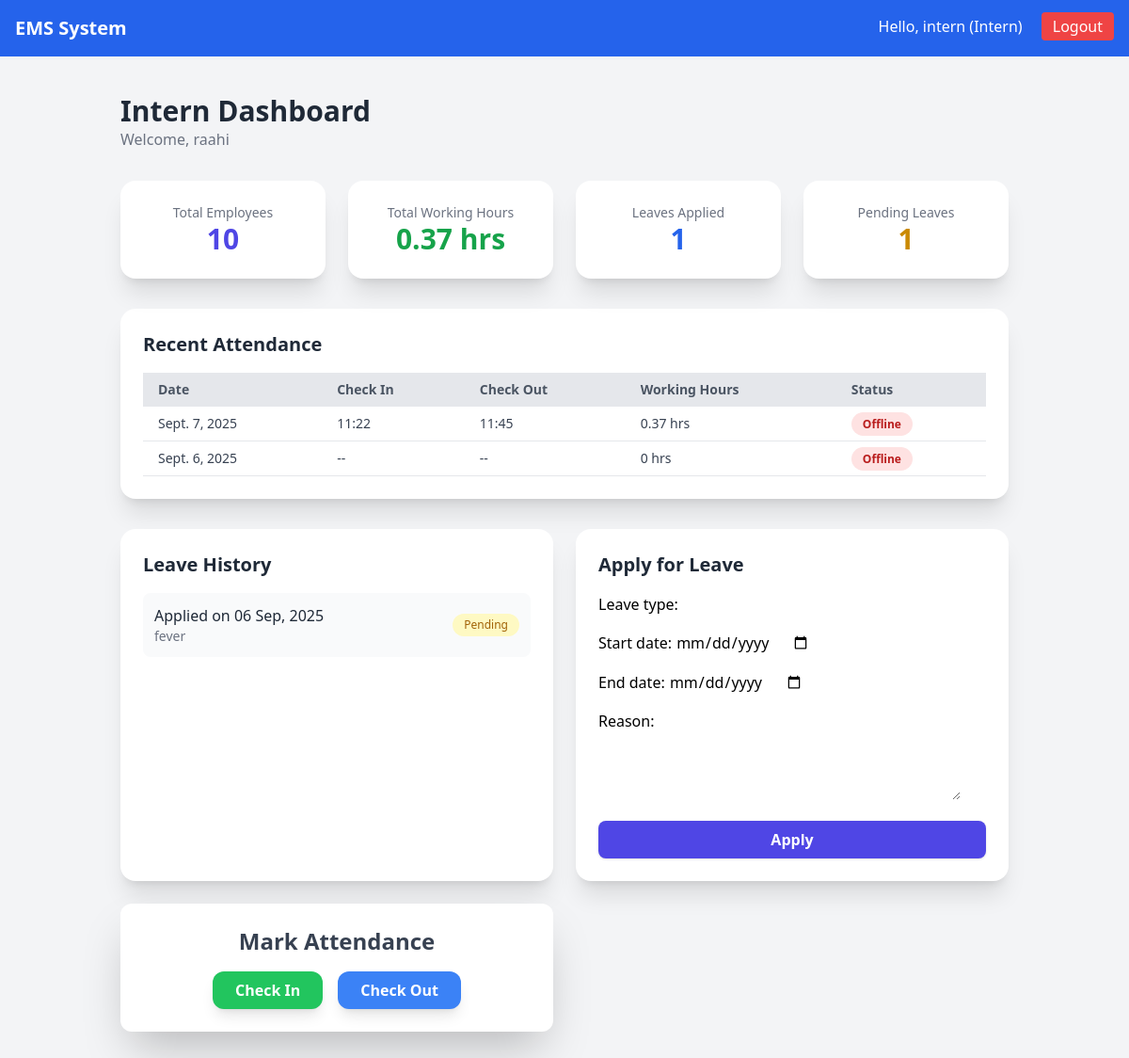
The app's page /intern-dashboard/ (signed in) with its own data.
### emp/models.py (models this page shows, shortened)
class CustomUser(AbstractUser):
    ROLE_CHOICES = (
        ('Admin', 'Admin'),
        ('HR', 'HR'),
        ('Employee', 'Employee'),
        ('Intern', 'Intern'),
    )
    role = models.CharField(max_length=20, choices=ROLE_CHOICES, default='Employee')
    class Meta:
        db_table = 'emp_customuser'
    groups = models.ManyToManyField(
        Group,
        related_name="custom_users",
        blank=True,
        help_text="The groups this user belongs to.",
        verbose_name="groups"
    )
    user_permissions = models.ManyToManyField(
        Permission,
        related_name="custom_user_permissions",
        blank=True,
        help_text="Specific permissions for this user.",
        verbose_name="user permissions"
    )

class Employee(models.Model):
    user = models.OneToOneField(settings.AUTH_USER_MODEL,on_delete=models.CASCADE,null=True , blank=True)
    name = models.CharField(max_length=100)
    email = models.EmailField(unique=True)
    department = models.CharField(max_length=50)
    salary = models.DecimalField(max_digits=10,decimal_places=2)
    ROLE_CHOICES = (
        ('Employee','Employee'),
        ('Intern','Intern'),
        ('HR','HR'),
        ('Admin','Admin'),
    )
    role = models.CharField(max_length=20,choices=ROLE_CHOICES)
    is_online = models.BooleanField(default=False)
    last_heartbeat = models.DateTimeField(null=True,blank=True)

class Attendance(models.Model):
    employee = models.ForeignKey(Employee,on_delete=models.CASCADE)
    date = models.DateField(auto_now_add=True)#Attendance ki date
    check_in = models.DateTimeField(null=True,blank=True) #check_in time
    check_out = models.DateTimeField(null=True,blank=True) #check_out time
    total_hours = models.FloatField(default=0)
    def working_hours(self):
        if self.check_in and self.check_out:
            diff = self.check_out -self.check_in
            hours = diff.total_seconds() / 3600
            return round(hours, 2)  # 2 decimal places
        return 0
    @property
    def is_online(self):
        return self.check_in is not None and self.check_out is None

class LeaveRequest(models.Model):
    employee = models.ForeignKey(Employee, on_delete=models.CASCADE)   # jisne request dali
    start_date = models.DateField()
    end_date = models.DateField()
    reason = models.TextField()
    leave_type = models.CharField(max_length=50)
    STATUS_CHOICES = [
        ('Pending', 'Pending'),
        ('Approved', 'Approved'),
        ('Rejected', 'Rejected'),
    ]
    status = models.CharField(max_length=10, choices=STATUS_CHOICES, default='Pending')
    applied_on = models.DateTimeField(auto_now_add=True)

### emp/views.py (the view)
        def wrapper(request, *args, **kwargs):
            if not request.user.is_authenticated:
                return redirect('login')
            if request.user.role.lower() != role.lower():
                return redirect('login')
            return view_func(request, *args, **kwargs)

### emp/forms.py
class LeaveRequestForm(forms.ModelForm):
    class Meta:
        model = LeaveRequest
        exclude = ['employee','status']
        fields = ['leave_type','start_date','end_date','reason', 'status']
        widgets = {
            'start_date': forms.DateInput(attrs={'type':'date'}),
            'end_date': forms.DateInput(attrs={'type':'date'}),
            'reason': forms.Textarea(attrs={'rows':3}),
            'status': forms.Select(attrs={'class':'form-input'}),
        }

### emp/views.py (called while the page is built)
def role_required(role):
    def decorator(view_func):
        def wrapper(request, *args, **kwargs):
            if not request.user.is_authenticated:
                return redirect('login')
            if request.user.role.lower() != role.lower():
                return redirect('login')
            return view_func(request, *args, **kwargs)
        return wrapper
    return decorator

### emp/templates/emp/intern_dashboard.html (shortened to what this page needs)
{% extends "emp/base.html" %}
{% block content %}
<div class="p-6 bg-gray-100 min-h-screen">
  <div class="mb-8">
    <h1 class="text-3xl font-bold text-gray-800">Intern Dashboard</h1>
    <p class="text-gray-500">Welcome, {{ employee.name }}</p>
  </div>
  <div class="grid grid-cols-1 md:grid-cols-4 gap-6 mb-8">
    <div class="bg-white shadow-xl rounded-2xl p-6 text-center hover:shadow-2xl transition">
      <h4 class="text-gray-500 text-sm">Total Employees</h4>
      <p class="text-3xl font-bold text-indigo-600">{{ total_employees }}</p>
    </div>
    <div class="bg-white shadow-xl rounded-2xl p-6 text-center hover:shadow-2xl transition">
      <h4 class="text-gray-500 text-sm">Total Working Hours</h4>
      <p class="text-3xl font-bold text-green-600">{{ total_hours }} hrs</p>
    </div>
    <div class="bg-white shadow-xl rounded-2xl p-6 text-center hover:shadow-2xl transition">
      <h4 class="text-gray-500 text-sm">Leaves Applied</h4>
      <p class="text-3xl font-bold text-blue-600">{{ total_leaves }}</p>
    </div>
    <div class="bg-white shadow-xl rounded-2xl p-6 text-center hover:shadow-2xl transition">
      <h4 class="text-gray-500 text-sm">Pending Leaves</h4>
      <p class="text-3xl font-bold text-yellow-600">{{ pending_leaves }}</p>
    </div>
  </div>
  <div class="bg-white shadow-xl rounded-2xl p-6 mb-8">
    <h2 class="text-xl font-semibold text-gray-800 mb-4">Recent Attendance</h2>
    <div class="overflow-x-auto">
      <table class="w-full text-sm text-left text-gray-700">
        <thead class="bg-gray-200 text-gray-600">
          <tr>
            <th class="px-4 py-2">Date</th>
            <th class="px-4 py-2">Check In</th>
            <th class="px-4 py-2">Check Out</th>
            <th class="px-4 py-2">Working Hours</th>
            <th class="px-4 py-2">Status</th>
          </tr>
        </thead>
        <tbody>
          {% for att in attendance %}
          <tr class="border-b hover:bg-gray-50">
            <td class="px-4 py-2">{{ att.date }}</td>
            <td class="px-4 py-2">{{ att.check_in|date:"H:i"|default:"--" }}</td>
            <td class="px-4 py-2">{{ att.check_out|date:"H:i"|default:"--" }}</td>
            <td class="px-4 py-2">{{ att.total_hours|default:"0" }} hrs</td>
            <td class="px-4 py-2">
              {% if att.is_online %}
              <span class="px-3 py-1 text-xs rounded-full bg-green-100 text-green-700 font-semibold">Online</span>
              {% else %}
              <span class="px-3 py-1 text-xs rounded-full bg-red-100 text-red-700 font-semibold">Offline</span>
              {% endif %}
            </td>
          </tr>
          {% empty %}
          <tr>
            <td colspan="5" class="text-center py-4 text-gray-500">No attendance records found.</td>
          </tr>
          {% endfor %}
        </tbody>
      </table>
    </div>
  </div>
  <div class="grid grid-cols-1 md:grid-cols-2 gap-6">
    <div class="bg-white shadow-xl rounded-2xl p-6">
      <h2 class="text-xl font-semibold text-gray-800 mb-4">Leave History</h2>
      <ul class="space-y-4">
        {% for leave in leaves %}
        <li class="flex items-center justify-between bg-gray-50 p-3 rounded-lg">
          <div>
            <p class="font-medium text-gray-800">Applied on {{ leave.applied_on|date:"d M, Y" }}</p>
            <p class="text-gray-500 text-sm">{{ leave.reason }}</p>
          </div>
          <span
            class="px-3 py-1 text-xs rounded-full
              {% if leave.status == 'Approved' %} bg-green-100 text-green-700
              {% elif leave.status == 'Rejected' %} bg-red-100 text-red-700
              {% else %} bg-yellow-100 text-yellow-700 {% endif %}">
            {{ leave.status }}
          </span>
        </li>
        {% empty %}
        <p class="text-gray-500">No leaves applied.</p>
        {% endfor %}
      </ul>
    </div>
    <div class="bg-white shadow-xl rounded-2xl p-6">
      <h2 class="text-xl font-semibold text-gray-800 mb-4">Apply for Leave</h2>
      <form method="POST" class="space-y-4">
        {{ form.as_p }}
        <button type="submit"
          class="w-full py-2 px-4 bg-indigo-600 hover:bg-indigo-700 text-white font-semibold rounded-lg shadow">
          Apply
        </button>
      </form>
    </div>
    <div class="bg-white shadow-2xl rounded-xl p-6 flex flex-col items-center">
  <h3 class="text-2xl font-semibold text-gray-700 mb-4">Mark Attendance</h3>
  <div class="flex space-x-4">
    <a href="{% url 'intern_check_in' %}"
       class="bg-green-500 hover:bg-green-600 text-white font-semibold py-2 px-6 rounded-xl shadow-lg transition-all duration-300">
       Check In
    </a>
    <a href="{% url 'intern_check_out' %}"
       class="bg-blue-500 hover:bg-blue-600 text-white font-semibold py-2 px-6 rounded-xl shadow-lg transition-all duration-300">
       Check Out
    </a>
  </div>
</div>
  </div>
</div>
{% endblock %}

### emp/templates/emp/base.html (shortened to what this page needs)
<!DOCTYPE html>
<html lang="en">
<head>
    <script src="https://cdn.tailwindcss.com"></script>
</head>
<body class="bg-gray-100 min-h-screen">
<nav class="bg-blue-600 text-white p-4 flex justify-between">
    <span class="font-bold text-xl">EMS System</span>
    {% if request.user.is_authenticated %}
        <div>
            <span class="mr-4">Hello, {{ request.user.username }} ({{ request.user.role }})</span>
            <a href="{% url 'logout_view' %}" class="bg-red-500 px-3 py-1 rounded hover:bg-red-600">Logout</a>
        </div>
    {% endif %}
</nav>
<div class="container mx-auto p-4">
    {% block content %}
    {% endblock %}
</div>
</body>
</html>

### records on screen
CustomUser: user.username "intern", user.role "Intern"
Employee: name "raahi"
Attendance: date "Sept. 7, 2025", check_in "11:22", check_out "11:45", total_hours "0.37", shows "Offline"
Attendance: date "Sept. 6, 2025", check_in "--", check_out "--", total_hours "0", shows "Offline"
LeaveRequest: applied_on "06 Sep, 2025", reason "fever", status "Pending"

### other values on screen
{{ total_employees }} "10"
{{ total_hours }} "0.37"
{{ total_leaves }} "1"
{{ pending_leaves }} "1"
